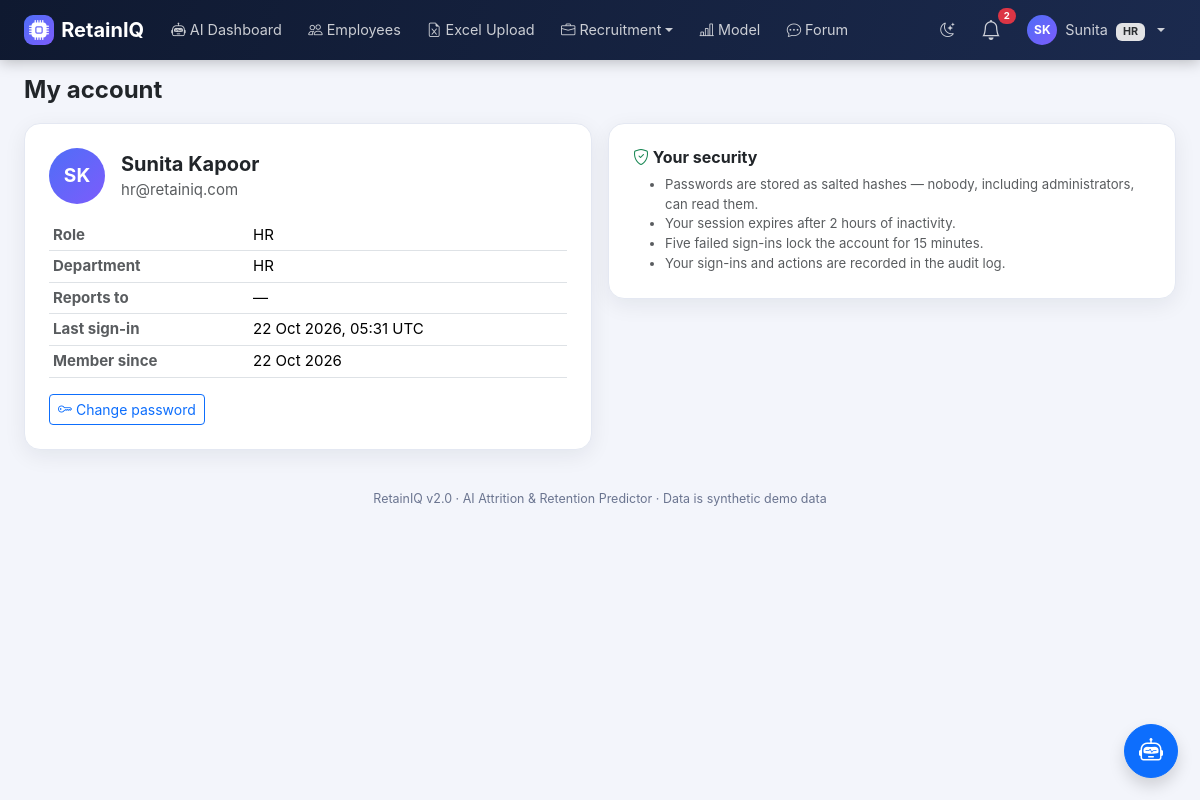
The app's page /account (signed in) with its own data.
### models.py (models this page shows, shortened)
class User(db.Model, UserMixin):
    id = db.Column(db.Integer, primary_key=True)
    name = db.Column(db.String(120), nullable=False)
    email = db.Column(db.String(120), unique=True, nullable=False, index=True)
    password_hash = db.Column(db.String(255), nullable=False)
    role = db.Column(db.String(20), nullable=False)
    department_id = db.Column(db.Integer, db.ForeignKey("department.id"))
    manager_id = db.Column(db.Integer, db.ForeignKey("user.id"), nullable=True)
    is_active_flag = db.Column(db.Boolean, default=True)
    created_at = db.Column(db.DateTime, default=utcnow)
    last_login_at = db.Column(db.DateTime)
    failed_login_count = db.Column(db.Integer, default=0)
    locked_until = db.Column(db.DateTime)
    must_change_password = db.Column(db.Boolean, default=False)
    department = db.relationship("Department", backref="users")
    manager = db.relationship("User", remote_side=[id], backref="direct_reports")
    employee_profile = db.relationship("Employee", backref="user", uselist=False)
    @property
    def is_active(self):
        return bool(self.is_active_flag)
    @property
    def role_label(self):
        return ROLE_LABELS.get(self.role, self.role.replace("_", " ").title())
    @property
    def initials(self):
        parts = (self.name or "?").split()
        return (parts[0][0] + (parts[-1][0] if len(parts) > 1 else "")).upper()

class Department(db.Model):
    id = db.Column(db.Integer, primary_key=True)
    name = db.Column(db.String(80), unique=True, nullable=False)

### routes/account.py (the view)
@bp.route("/account")
@login_required
def profile():
    return render_template("account/profile.html")

### security.py (called while the page is built)
def csrf_token():
    if "_csrf" not in session:
        session["_csrf"] = secrets.token_urlsafe(32)
    return session["_csrf"]

def csrf_input():
    return Markup(f'<input type="hidden" name="csrf_token" value="{csrf_token()}">')

def has_permission(user, perm):
    from models import RolePermission
    if not getattr(user, "is_authenticated", False):
        return False
    if user.role == "super_admin":
        return True
    cache = g.setdefault("_perm_cache", {})
    if user.role not in cache:
        cache[user.role] = {rp.permission for rp in RolePermission.query.filter_by(role=user.role)}
    return perm in cache[user.role]

### templates/account/profile.html (shortened to what this page needs)
{% extends "base.html" %}
{% block content %}
<div class="page-head"><h4>My account</h4></div>
<div class="row g-3"><div class="col-lg-6"><div class="card-soft p-4">
  <div class="d-flex align-items-center gap-3 mb-3"><span class="avatar" style="width:56px;height:56px;font-size:1.2rem">{{ current_user.initials }}</span>
    <div><div class="fw-bold fs-5">{{ current_user.name }}</div><div class="text-muted">{{ current_user.email }}</div></div></div>
  <table class="table table-sm mb-0"><tbody>
    <tr><th class="text-muted">Role</th><td>{{ current_user.role_label }}</td></tr>
    <tr><th class="text-muted">Department</th><td>{{ current_user.department.name if current_user.department else '—' }}</td></tr>
    <tr><th class="text-muted">Reports to</th><td>{{ current_user.manager.name if current_user.manager else '—' }}</td></tr>
    <tr><th class="text-muted">Last sign-in</th><td>{{ current_user.last_login_at.strftime('%d %b %Y, %H:%M UTC') if current_user.last_login_at else '—' }}</td></tr>
    <tr><th class="text-muted">Member since</th><td>{{ current_user.created_at.strftime('%d %b %Y') }}</td></tr></tbody></table>
  <a href="{{ url_for('account.password') }}" class="btn btn-outline-primary btn-sm mt-3"><i class="bi bi-key"></i> Change password</a>
</div></div>
<div class="col-lg-6"><div class="card-soft p-4"><h6 class="fw-bold"><i class="bi bi-shield-check text-success"></i> Your security</h6>
  <ul class="small text-muted mb-0"><li>Passwords are stored as salted hashes — nobody, including administrators, can read them.</li>
  <li>Your session expires after 2 hours of inactivity.</li><li>Five failed sign-ins lock the account for 15 minutes.</li>
  <li>Your sign-ins and actions are recorded in the audit log.</li></ul></div></div></div>
{% endblock %}

### templates/base.html (shortened to what this page needs)
<!DOCTYPE html>
<html lang="en" data-bs-theme="light">
<head>
<link href="{{ url_for('static', filename='vendor/bootstrap/bootstrap.min.css') }}" rel="stylesheet">
<link href="{{ url_for('static', filename='vendor/bootstrap-icons/bootstrap-icons.min.css') }}" rel="stylesheet">
<link href="{{ url_for('static', filename='css/style.css') }}" rel="stylesheet">
</head>
<body>
{% if current_user.is_authenticated %}
<nav class="navbar navbar-expand-xl navbar-dark app-navbar sticky-top">
  <div class="container-fluid px-lg-4">
    <a class="navbar-brand fw-bold d-flex align-items-center" href="{{ url_for('auth.dashboard') }}">
      <span class="brand-mark"><i class="bi bi-cpu-fill"></i></span>RetainIQ
    </a>
    <div class="collapse navbar-collapse" id="navMain">
      <ul class="navbar-nav me-auto gap-xl-1">
        {% for it in nav_items %}
          {% if it.children %}
          <li class="nav-item dropdown">
            <a class="nav-link dropdown-toggle" href="#" role="button" data-bs-toggle="dropdown"><i class="bi bi-{{ it.icon }}"></i> {{ it.label }}</a>
          </li>
          {% else %}
          <li class="nav-item"><a class="nav-link {{ 'active' if request.endpoint == it.endpoint }}" href="{{ url_for(it.endpoint) }}"><i class="bi bi-{{ it.icon }}"></i> {{ it.label }}</a></li>
          {% endif %}
        {% endfor %}
      </ul>
      <ul class="navbar-nav align-items-xl-center gap-1">
        <li class="nav-item"><a class="nav-link" href="#" onclick="toggleTheme();return false;" title="Toggle dark mode"><i id="themeIcon" class="bi bi-moon-stars"></i></a></li>
        <li class="nav-item dropdown">
          <a class="nav-link position-relative" href="#" role="button" data-bs-toggle="dropdown" aria-label="Notifications">
            <i class="bi bi-bell fs-5"></i>
            {% if nav_unread_count %}<span class="badge rounded-pill bg-danger notif-badge">{{ nav_unread_count }}</span>{% endif %}
          </a>
        </li>
        <li class="nav-item dropdown">
          <a class="nav-link dropdown-toggle d-flex align-items-center gap-2" href="#" role="button" data-bs-toggle="dropdown">
            <span class="avatar">{{ current_user.initials }}</span>
            <span class="d-xl-inline">{{ current_user.name.split()[0] }} <span class="badge bg-secondary-subtle text-secondary-emphasis ms-1">{{ current_user.role_label }}</span></span>
          </a>
        </li>
      </ul>
    </div>
  </div>
</nav>
{% endif %}
<main class="container-fluid px-lg-4 py-3">
  {% block content %}{% endblock %}
</main>
<footer class="app-foot">RetainIQ v2.0 · AI Attrition &amp; Retention Predictor · Data is synthetic demo data</footer>
{% if current_user.is_authenticated and can_assistant and request.endpoint != 'hr.dashboard' %}
<button class="btn btn-primary rounded-circle shadow position-fixed" style="right:22px;bottom:22px;width:54px;height:54px;z-index:1040" data-bs-toggle="offcanvas" data-bs-target="#assistantPanel" aria-label="Open AI assistant"><i class="bi bi-robot fs-4"></i></button>
{% endif %}
</body>
</html>

### static/css/style.css (style rules this page uses)
:root { --brand:#4f6ef7; --brand-2:#7c5cfc; --navy:#0f1930; --navy-2:#1b2a4e; --risk-high:#e5484d; --risk-medium:#f5a524; --risk-low:#30a46c; --surface:#ffffff; --soft:#f3f5fb; --line:#e4e8f2; --muted:#6b7590; --shadow:0 6px 22px rgba(15,25,48,.07); }
body { background:var(--soft);font-family:"Inter","Segoe UI",system-ui,-apple-system,Roboto,sans-serif;font-size:.94rem }
.app-navbar { background:linear-gradient(110deg,var(--navy),var(--navy-2));box-shadow:0 2px 14px rgba(0,0,0,.25) }
.app-navbar .nav-link { white-space:nowrap;color:rgba(255,255,255,.78)!important;border-radius:8px;padding:.45rem .7rem!important;font-size:.9rem }
.brand-mark { display:inline-flex;width:30px;height:30px;border-radius:9px;align-items:center;justify-content:center; background:linear-gradient(135deg,var(--brand),var(--brand-2));color:#fff;margin-right:.45rem }
.avatar { width:30px;height:30px;border-radius:50%;background:linear-gradient(135deg,var(--brand),var(--brand-2)); color:#fff;display:inline-flex;align-items:center;justify-content:center;font-size:.75rem;font-weight:700 }
.notif-badge { position:absolute;top:0;right:-4px;font-size:.6rem }
.card-soft,.kpi-card,.risk-card { background:var(--surface);border:1px solid var(--line);border-radius:16px;box-shadow:var(--shadow) }
.page-head { display:flex;flex-wrap:wrap;align-items:center;justify-content:space-between;gap:.75rem;margin-bottom:1.1rem }
.page-head h4 { margin:0;font-weight:750 }
.table>:not(caption)>*>* { vertical-align:middle }
footer.app-foot { color:var(--muted);font-size:.78rem;text-align:center;padding:1.5rem 0 1rem }

### records on screen
User: is_active_flag True (drawn), initials "SK", name "Sunita", role_label "HR", name "Sunita Kapoor", email "hr@retainiq.com", last_login_at "22 Oct 2026, 05:31 UTC", created_at "22 Oct 2026"
Department: department "HR"

### other values on screen
{{ it.label }} "AI Dashboard" "Employees" "Excel Upload" "Model" "Forum"
{{ it.label }} "Recruitment"
{{ nav_unread_count }} "2"
{{ current_user.manager.name if current_user.manager else '—' }} "—"
